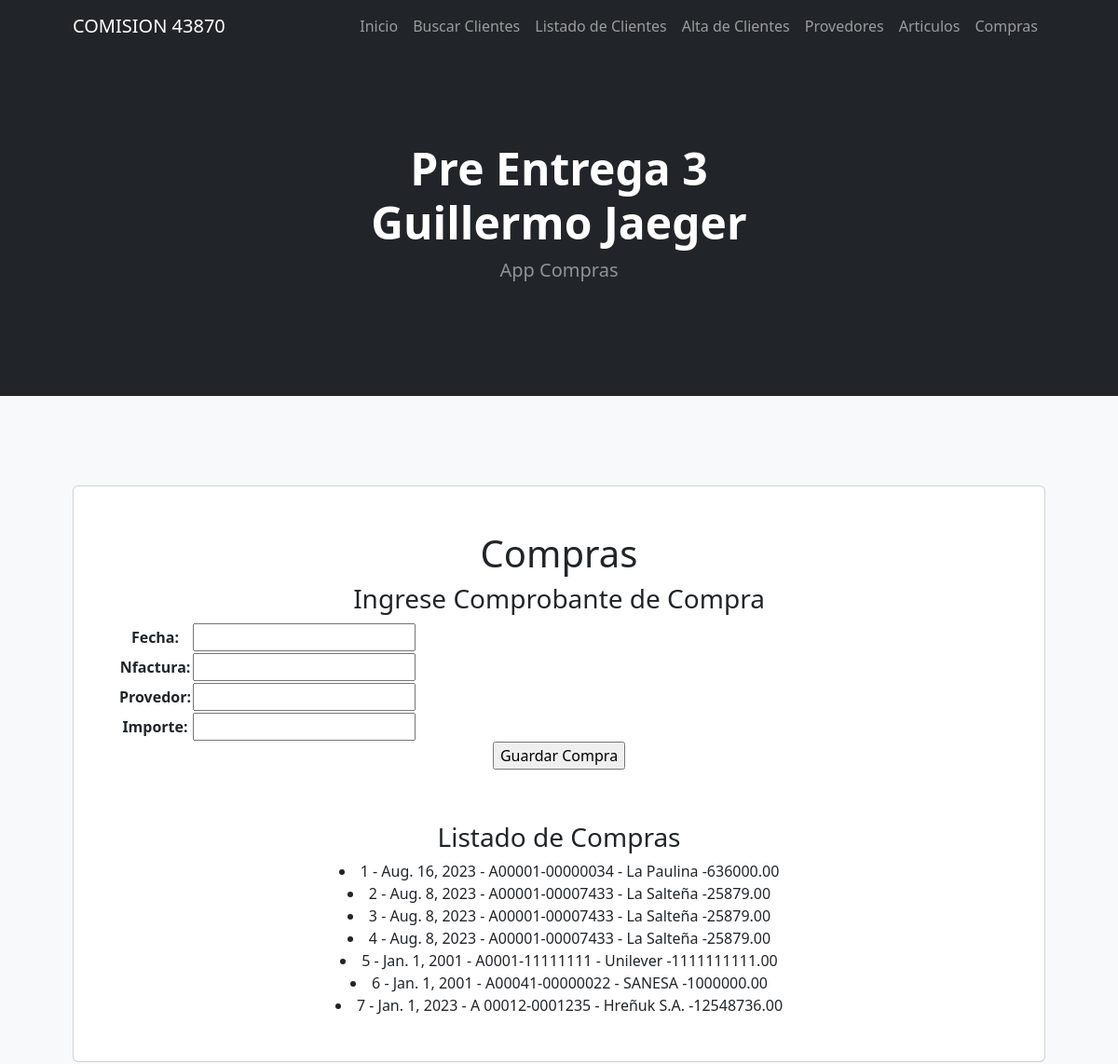
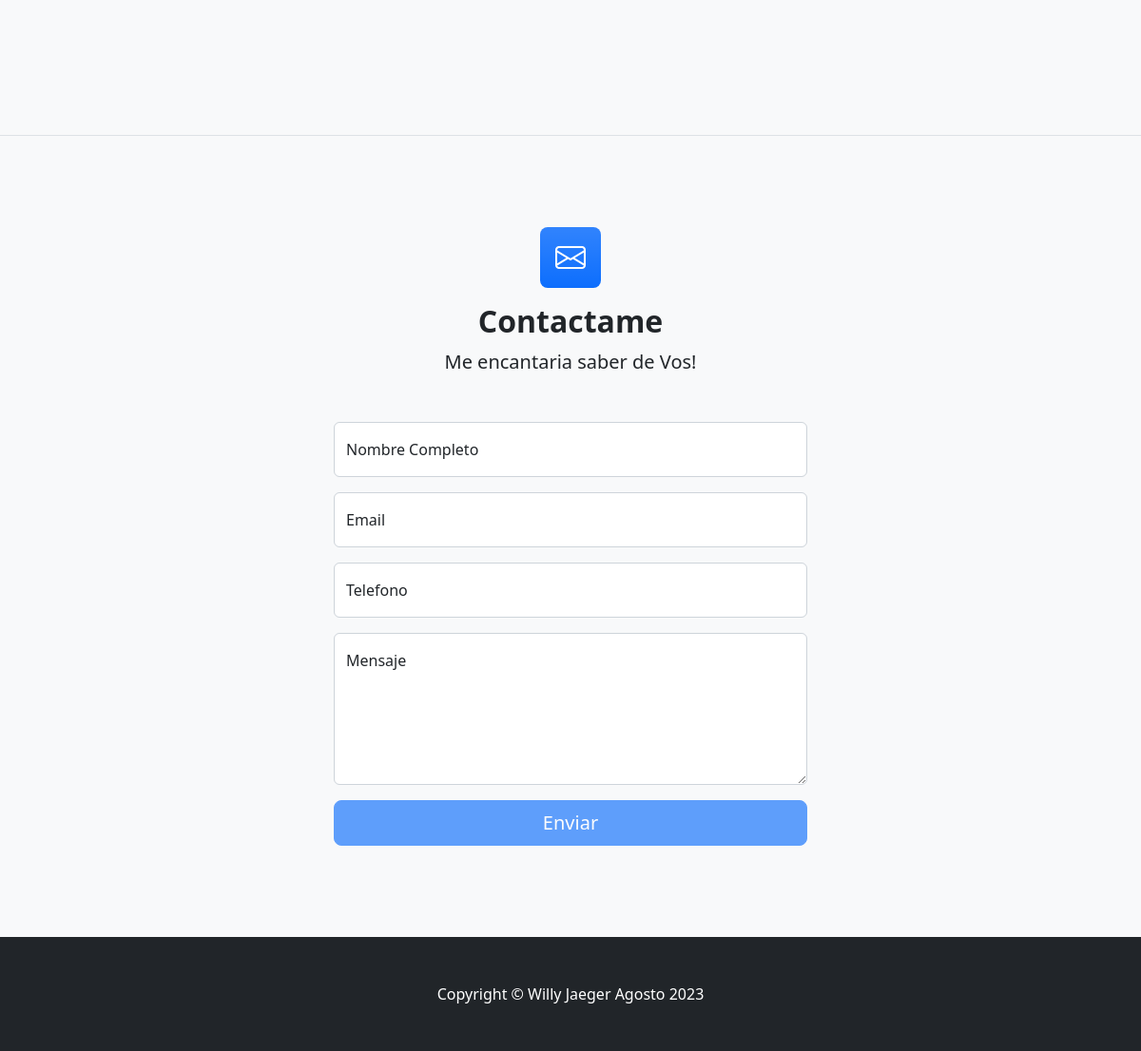
Page /AppEntrega3/compras/ on the committed database (2 pictures, top to bottom).
### AppEntrega3/models.py (models this page shows, shortened)
class Compras(models.Model):
    fecha=models.DateField()
    nfactura=models.CharField(max_length=15)
    provedor=models.CharField(max_length=40)
    importe=models.DecimalField(max_digits=20, decimal_places=2)

### AppEntrega3/views.py (the view)
# urls.py: path('compras/', compras,name="compras"),
def compras(request):
    if request.method == "POST":
        form=ComprasForm(request.POST)
        if form.is_valid():
            info=form.cleaned_data
            fecha=info["fecha"]
            provedor=info["provedor"]
            nfactura=info["nfactura"]
            importe=info["importe"]
            compra=Compras(fecha=fecha,provedor=provedor,nfactura=nfactura,importe=importe)
            compra.save()
            formulario_compras=ComprasForm()
            return render(request,"compras.html", {"mensaje":"Compra Grabada", "formulario": formulario_compras})
        return render(request,"compras.html", {"mensaje":"Datos Invalidos"})
    else:
        formulario_compras=ComprasForm()
        compras =Compras.objects.all()
    return render(request,"compras.html", {"formulario": formulario_compras,"compras":compras})

### AppEntrega3/forms.py
class ComprasForm(forms.Form):
    fecha=forms.DateField()
    nfactura=forms.CharField(max_length=15)
    provedor=forms.CharField(max_length=40)
    importe=forms.DecimalField(max_digits=20, decimal_places=2)

### AppEntrega3/templates/compras.html (shortened to what this page needs)
{% extends "padre.html" %}
{% load static %}
{% block titulo1 %}Pre Entrega 3{% endblock %}
{% block titulo2 %}Guillermo Jaeger {% endblock %}
{% block titulo3 %} App Compras {% endblock %}
{% block titulocontenido1 %}Compras {%endblock%}
{% block titulocontenido2 %} Ingrese Comprobante de Compra {%endblock%}
{% block contenido1 %}
    <form action="{% url 'compras' %}" method="post">{% csrf_token %}
        <table>
            {{ formulario.as_table }}
        </table>
    <input type="submit" value="Guardar Compra">
    </form>
{% endblock %}
{% block titulocontenido3 %} Listado de Compras {%endblock%}
{% block contenido2 %}
    {% for compra in compras %}
    <table>
    <li>{{compra.id}} - {{compra.fecha}} - {{compra.nfactura}} - {{compra.provedor}} -{{compra.importe}}</li>
    </table>
    {% endfor%}
{% endblock %}

### rows in the picture
Compras: id "1", fecha "Aug. 16, 2023", nfactura "A00001-00000034", provedor "La Paulina", importe "636000.00"
Compras: id "2", fecha "Aug. 8, 2023", nfactura "A00001-00007433", provedor "La Salteña", importe "25879.00"
Compras: id "3", fecha "Aug. 8, 2023", nfactura "A00001-00007433", provedor "La Salteña", importe "25879.00"
Compras: id "4", fecha "Aug. 8, 2023", nfactura "A00001-00007433", provedor "La Salteña", importe "25879.00"
Compras: id "5", fecha "Jan. 1, 2001", nfactura "A0001-11111111", provedor "Unilever", importe "1111111111.00"
Compras: id "6", fecha "Jan. 1, 2001", nfactura "A00041-00000022", provedor "SANESA", importe "1000000.00"
Compras: id "7", fecha "Jan. 1, 2023", nfactura "A 00012-0001235", provedor "Hreñuk S.A.", importe "12548736.00"
